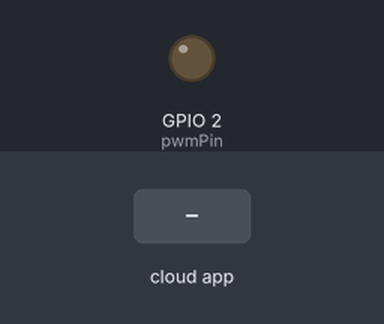
Bench run of a sketch on a simulated ESP32. Shown: output pins drawn as LEDs (lit = HIGH). The inputs (shaded band) are chosen by the test bench. The ROS host is connected and sends only what is stated.

Above: at 1.2 s.
1.3 s: the phone or cloud app sets PwmReceive to 45
At 1.6 s:
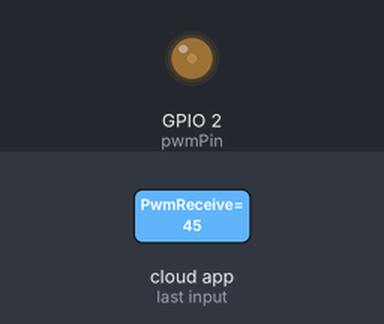
2.8 s: the phone or cloud app sets PwmReceive to 90
At 3.9 s:
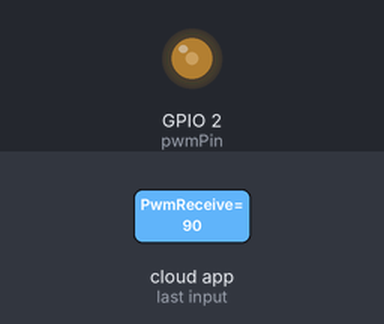
4.3 s: the phone or cloud app sets PwmReceive to 180
At 5.0 s:
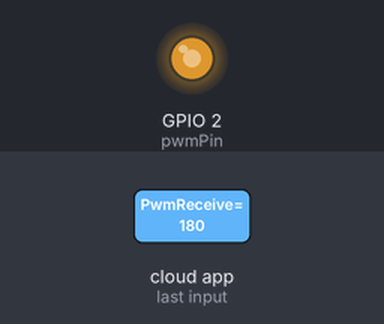
Timing chart, 0 to 7.3 s (numbered marks = the images above; inputs shaded):
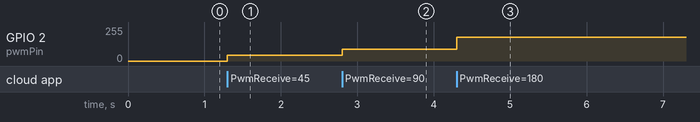

The sketch:

pwm_sub.ino
```cpp
#include <ros.h>
#include <std_msgs/Int32.h>
#include <esp32-hal-ledc.h>

ros::NodeHandle nh;

int pwmChannel = 0;
int pwmPin = 2;
int frequence = 1000; // 1KHz
int resolution = 8;

void vcc(const std_msgs::Int32 &PwmReceive) {
  int valorPwm = PwmReceive.data;
  ledcAttachPin(pwmPin, pwmChannel);
  ledcWrite(pwmChannel, valorPwm);
}

ros::Subscriber<std_msgs::Int32> sub("PwmReceive", &vcc);

void setup() {
  nh.getHardware()->setBaud(9600);

  ledcSetup(pwmChannel, frequence, resolution);

  nh.initNode();
  nh.subscribe(sub);
}

void loop() {
  nh.spinOnce();
}
```

Measured:
- after the input at 1.3 s, GPIO 2 (pwmPin): 0/255 → 45/255 at once
- after the input at 2.8 s, GPIO 2 (pwmPin): 45/255 → 90/255 at once
- after the input at 4.3 s, GPIO 2 (pwmPin): 90/255 → 179/255 at once
